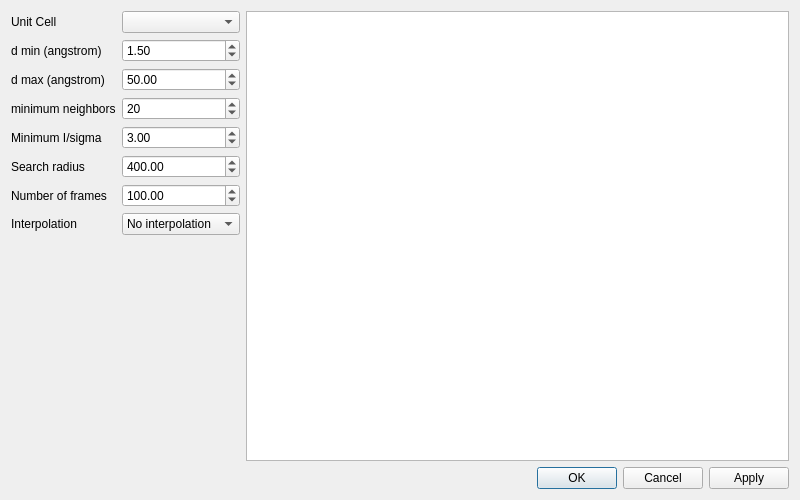
<?xml version="1.0" encoding="UTF-8"?>
<ui version="4.0">
 <class>DialogPredictPeaks</class>
 <widget class="QDialog" name="DialogPredictPeaks">
  <property name="geometry">
   <rect>
    <x>0</x>
    <y>0</y>
    <width>800</width>
    <height>500</height>
   </rect>
  </property>
  <property name="windowTitle">
   <string>Dialog</string>
  </property>
  <layout class="QVBoxLayout" name="verticalLayout">
   <item>
    <layout class="QHBoxLayout" name="horizontalLayout" stretch="0,1">
     <item>
      <layout class="QFormLayout" name="formLayout">
       <item row="0" column="0">
        <widget class="QLabel" name="label_3">
         <property name="text">
          <string>Unit Cell</string>
         </property>
        </widget>
       </item>
       <item row="0" column="1">
        <widget class="QComboBox" name="unitCells"/>
       </item>
       <item row="1" column="0">
        <widget class="QLabel" name="label">
         <property name="text">
          <string>d min (angstrom)</string>
         </property>
        </widget>
       </item>
       <item row="1" column="1">
        <widget class="QDoubleSpinBox" name="dMinSpinBox">
         <property name="maximum">
          <double>1000.000000000000000</double>
         </property>
         <property name="singleStep">
          <double>0.010000000000000</double>
         </property>
         <property name="value">
          <double>1.500000000000000</double>
         </property>
        </widget>
       </item>
       <item row="2" column="0">
        <widget class="QLabel" name="label_2">
         <property name="text">
          <string>d max (angstrom)</string>
         </property>
        </widget>
       </item>
       <item row="2" column="1">
        <widget class="QDoubleSpinBox" name="dMaxSpinBox">
         <property name="maximum">
          <double>1000.000000000000000</double>
         </property>
         <property name="singleStep">
          <double>0.010000000000000</double>
         </property>
         <property name="value">
          <double>50.000000000000000</double>
         </property>
        </widget>
       </item>
       <item row="3" column="0">
        <widget class="QLabel" name="label_5">
         <property name="text">
          <string>minimum neighbors</string>
         </property>
        </widget>
       </item>
       <item row="3" column="1">
        <widget class="QSpinBox" name="neighborSpinBox">
         <property name="maximum">
          <number>100000</number>
         </property>
         <property name="value">
          <number>20</number>
         </property>
        </widget>
       </item>
       <item row="4" column="0">
        <widget class="QLabel" name="label_10">
         <property name="text">
          <string>Minimum I/sigma</string>
         </property>
        </widget>
       </item>
       <item row="4" column="1">
        <widget class="QDoubleSpinBox" name="sigmaSpinBox">
         <property name="maximum">
          <double>100000.000000000000000</double>
         </property>
         <property name="singleStep">
          <double>0.100000000000000</double>
         </property>
         <property name="value">
          <double>3.000000000000000</double>
         </property>
        </widget>
       </item>
       <item row="5" column="0">
        <widget class="QLabel" name="label_7">
         <property name="text">
          <string>Search radius</string>
         </property>
        </widget>
       </item>
       <item row="5" column="1">
        <widget class="QDoubleSpinBox" name="radius">
         <property name="maximum">
          <double>10000.000000000000000</double>
         </property>
         <property name="value">
          <double>400.000000000000000</double>
         </property>
        </widget>
       </item>
       <item row="6" column="0">
        <widget class="QLabel" name="label_11">
         <property name="text">
          <string>Number of frames</string>
         </property>
        </widget>
       </item>
       <item row="6" column="1">
        <widget class="QDoubleSpinBox" name="nframes">
         <property name="maximum">
          <double>10000.000000000000000</double>
         </property>
         <property name="value">
          <double>100.000000000000000</double>
         </property>
        </widget>
       </item>
       <item row="7" column="0">
        <widget class="QLabel" name="label_8">
         <property name="text">
          <string>Interpolation</string>
         </property>
        </widget>
       </item>
       <item row="7" column="1">
        <widget class="QComboBox" name="interpolation">
         <property name="currentIndex">
          <number>0</number>
         </property>
         <item>
          <property name="text">
           <string>No interpolation</string>
          </property>
         </item>
         <item>
          <property name="text">
           <string>Inverse distance</string>
          </property>
         </item>
         <item>
          <property name="text">
           <string>Intensity</string>
          </property>
         </item>
        </widget>
       </item>
      </layout>
     </item>
     <item>
      <widget class="PeakTableView" name="predictedPeaks"/>
     </item>
    </layout>
   </item>
   <item>
    <widget class="QDialogButtonBox" name="actions">
     <property name="orientation">
      <enum>Qt::Horizontal</enum>
     </property>
     <property name="standardButtons">
      <set>QDialogButtonBox::Apply|QDialogButtonBox::Cancel|QDialogButtonBox::Ok</set>
     </property>
    </widget>
   </item>
  </layout>
 </widget>
 <customwidgets>
  <customwidget>
   <class>PeakTableView</class>
   <extends>QTableView</extends>
   <header>apps/views/PeakTableView.h</header>
  </customwidget>
 </customwidgets>
 <resources/>
 <connections/>
</ui>
